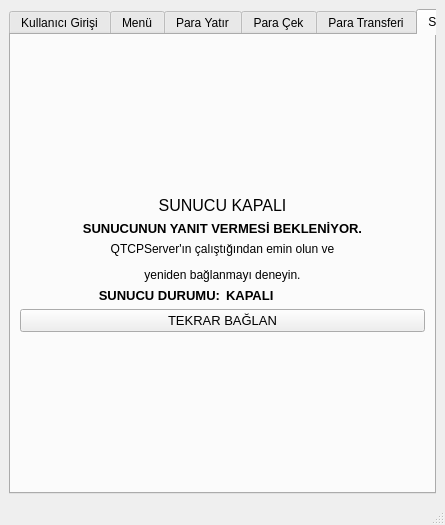
<?xml version="1.0" encoding="UTF-8"?>
<ui version="4.0">
 <class>MainWindow</class>
 <widget class="QMainWindow" name="MainWindow">
  <property name="geometry">
   <rect>
    <x>0</x>
    <y>0</y>
    <width>445</width>
    <height>525</height>
   </rect>
  </property>
  <property name="minimumSize">
   <size>
    <width>445</width>
    <height>0</height>
   </size>
  </property>
  <property name="windowTitle">
   <string>TCP Socket Program (Client)</string>
  </property>
  <property name="windowIcon">
   <iconset resource="icons.qrc">
    <normaloff>:/new/prefix1/customer.png</normaloff>:/new/prefix1/customer.png</iconset>
  </property>
  <widget class="QWidget" name="centralwidget">
   <layout class="QVBoxLayout" name="verticalLayout_7">
    <item>
     <widget class="QTabWidget" name="tabWidget">
      <property name="sizePolicy">
       <sizepolicy hsizetype="Ignored" vsizetype="Expanding">
        <horstretch>0</horstretch>
        <verstretch>0</verstretch>
       </sizepolicy>
      </property>
      <property name="minimumSize">
       <size>
        <width>370</width>
        <height>0</height>
       </size>
      </property>
      <property name="currentIndex">
       <number>5</number>
      </property>
      <property name="usesScrollButtons">
       <bool>false</bool>
      </property>
      <property name="tabBarAutoHide">
       <bool>true</bool>
      </property>
      <widget class="QWidget" name="Login">
       <attribute name="title">
        <string>Kullanıcı Girişi</string>
       </attribute>
       <layout class="QVBoxLayout" name="verticalLayout_2">
        <item>
         <spacer name="verticalSpacer_10">
          <property name="orientation">
           <enum>Qt::Vertical</enum>
          </property>
          <property name="sizeHint" stdset="0">
           <size>
            <width>20</width>
            <height>84</height>
           </size>
          </property>
         </spacer>
        </item>
        <item>
         <widget class="QLabel" name="label_loginInfo">
          <property name="font">
           <font>
            <pointsize>12</pointsize>
           </font>
          </property>
          <property name="text">
           <string/>
          </property>
          <property name="alignment">
           <set>Qt::AlignCenter</set>
          </property>
         </widget>
        </item>
        <item>
         <widget class="QLabel" name="label_loginInfo_spacer">
          <property name="font">
           <font>
            <pointsize>12</pointsize>
           </font>
          </property>
          <property name="text">
           <string/>
          </property>
          <property name="alignment">
           <set>Qt::AlignCenter</set>
          </property>
         </widget>
        </item>
        <item>
         <layout class="QHBoxLayout" name="horizontalLayout_4">
          <item>
           <spacer name="horizontalSpacer_22">
            <property name="orientation">
             <enum>Qt::Horizontal</enum>
            </property>
            <property name="sizeHint" stdset="0">
             <size>
              <width>34</width>
              <height>27</height>
             </size>
            </property>
           </spacer>
          </item>
          <item>
           <layout class="QVBoxLayout" name="verticalLayout">
            <item>
             <layout class="QHBoxLayout" name="horizontalLayout">
              <item>
               <widget class="QLabel" name="label_2">
                <property name="font">
                 <font>
                  <weight>75</weight>
                  <bold>true</bold>
                 </font>
                </property>
                <property name="layoutDirection">
                 <enum>Qt::LeftToRight</enum>
                </property>
                <property name="text">
                 <string>Kullanıcı Adı:</string>
                </property>
                <property name="alignment">
                 <set>Qt::AlignRight|Qt::AlignTrailing|Qt::AlignVCenter</set>
                </property>
               </widget>
              </item>
              <item>
               <widget class="QLineEdit" name="lineEdit_UserLogin_userName">
                <property name="minimumSize">
                 <size>
                  <width>150</width>
                  <height>25</height>
                 </size>
                </property>
                <property name="maximumSize">
                 <size>
                  <width>150</width>
                  <height>25</height>
                 </size>
                </property>
                <property name="clearButtonEnabled">
                 <bool>true</bool>
                </property>
               </widget>
              </item>
             </layout>
            </item>
            <item>
             <layout class="QHBoxLayout" name="horizontalLayout_2">
              <item>
               <widget class="QLabel" name="label">
                <property name="font">
                 <font>
                  <weight>75</weight>
                  <bold>true</bold>
                 </font>
                </property>
                <property name="layoutDirection">
                 <enum>Qt::LeftToRight</enum>
                </property>
                <property name="text">
                 <string>Şifre:</string>
                </property>
                <property name="alignment">
                 <set>Qt::AlignRight|Qt::AlignTrailing|Qt::AlignVCenter</set>
                </property>
               </widget>
              </item>
              <item>
               <widget class="QLineEdit" name="lineEdit_UserLogin_pass">
                <property name="sizePolicy">
                 <sizepolicy hsizetype="Fixed" vsizetype="Fixed">
                  <horstretch>0</horstretch>
                  <verstretch>0</verstretch>
                 </sizepolicy>
                </property>
                <property name="minimumSize">
                 <size>
                  <width>150</width>
                  <height>25</height>
                 </size>
                </property>
                <property name="maximumSize">
                 <size>
                  <width>150</width>
                  <height>25</height>
                 </size>
                </property>
                <property name="echoMode">
                 <enum>QLineEdit::Password</enum>
                </property>
                <property name="clearButtonEnabled">
                 <bool>false</bool>
                </property>
               </widget>
              </item>
             </layout>
            </item>
           </layout>
          </item>
          <item>
           <spacer name="horizontalSpacer_21">
            <property name="orientation">
             <enum>Qt::Horizontal</enum>
            </property>
            <property name="sizeHint" stdset="0">
             <size>
              <width>34</width>
              <height>27</height>
             </size>
            </property>
           </spacer>
          </item>
         </layout>
        </item>
        <item>
         <layout class="QHBoxLayout" name="horizontalLayout_5">
          <item>
           <spacer name="horizontalSpacer_5">
            <property name="orientation">
             <enum>Qt::Horizontal</enum>
            </property>
            <property name="sizeHint" stdset="0">
             <size>
              <width>37</width>
              <height>17</height>
             </size>
            </property>
           </spacer>
          </item>
          <item>
           <layout class="QHBoxLayout" name="horizontalLayout_3">
            <item>
             <widget class="QPushButton" name="pushButton_UserLogin_cancel">
              <property name="text">
               <string>İPTAL</string>
              </property>
             </widget>
            </item>
            <item>
             <widget class="QPushButton" name="pushButton_UserLogin_login">
              <property name="text">
               <string>GİRİŞ</string>
              </property>
             </widget>
            </item>
           </layout>
          </item>
          <item>
           <spacer name="horizontalSpacer_6">
            <property name="orientation">
             <enum>Qt::Horizontal</enum>
            </property>
            <property name="sizeHint" stdset="0">
             <size>
              <width>37</width>
              <height>17</height>
             </size>
            </property>
           </spacer>
          </item>
         </layout>
        </item>
        <item>
         <spacer name="verticalSpacer_3">
          <property name="orientation">
           <enum>Qt::Vertical</enum>
          </property>
          <property name="sizeHint" stdset="0">
           <size>
            <width>20</width>
            <height>84</height>
           </size>
          </property>
         </spacer>
        </item>
       </layout>
      </widget>
      <widget class="QWidget" name="menu">
       <attribute name="title">
        <string>Menü</string>
       </attribute>
       <layout class="QHBoxLayout" name="horizontalLayout_26">
        <item>
         <layout class="QVBoxLayout" name="verticalLayout_10">
          <item>
           <layout class="QVBoxLayout" name="verticalLayout_5">
            <item>
             <widget class="QLabel" name="label_12">
              <property name="font">
               <font>
                <pointsize>12</pointsize>
                <weight>75</weight>
                <bold>true</bold>
               </font>
              </property>
              <property name="text">
               <string>HOŞGELDİNİZ</string>
              </property>
              <property name="alignment">
               <set>Qt::AlignCenter</set>
              </property>
             </widget>
            </item>
            <item>
             <widget class="QLabel" name="label_CustomerData_name">
              <property name="font">
               <font>
                <pointsize>13</pointsize>
                <weight>75</weight>
                <bold>true</bold>
               </font>
              </property>
              <property name="frameShape">
               <enum>QFrame::NoFrame</enum>
              </property>
              <property name="text">
               <string/>
              </property>
              <property name="alignment">
               <set>Qt::AlignCenter</set>
              </property>
             </widget>
            </item>
           </layout>
          </item>
          <item>
           <layout class="QHBoxLayout" name="horizontalLayout_24">
            <item>
             <spacer name="horizontalSpacer_28">
              <property name="orientation">
               <enum>Qt::Horizontal</enum>
              </property>
              <property name="sizeHint" stdset="0">
               <size>
                <width>37</width>
                <height>129</height>
               </size>
              </property>
             </spacer>
            </item>
            <item>
             <layout class="QVBoxLayout" name="verticalLayout_9">
              <item>
               <layout class="QHBoxLayout" name="horizontalLayout_17">
                <item>
                 <widget class="QLabel" name="label_9">
                  <property name="font">
                   <font>
                    <pointsize>11</pointsize>
                    <weight>75</weight>
                    <bold>true</bold>
                   </font>
                  </property>
                  <property name="text">
                   <string>Müşteri No:</string>
                  </property>
                 </widget>
                </item>
                <item>
                 <widget class="QLabel" name="label_CustomerData_ID">
                  <property name="font">
                   <font>
                    <pointsize>12</pointsize>
                    <weight>75</weight>
                    <bold>true</bold>
                   </font>
                  </property>
                  <property name="frameShape">
                   <enum>QFrame::NoFrame</enum>
                  </property>
                  <property name="text">
                   <string/>
                  </property>
                 </widget>
                </item>
               </layout>
              </item>
              <item>
               <layout class="QHBoxLayout" name="horizontalLayout_19">
                <item>
                 <widget class="QLabel" name="label_11">
                  <property name="font">
                   <font>
                    <pointsize>11</pointsize>
                    <weight>75</weight>
                    <bold>true</bold>
                   </font>
                  </property>
                  <property name="text">
                   <string>Banka:</string>
                  </property>
                 </widget>
                </item>
                <item>
                 <widget class="QLabel" name="label_CustomerData_nameOfTheBank">
                  <property name="font">
                   <font>
                    <pointsize>12</pointsize>
                    <weight>75</weight>
                    <bold>true</bold>
                   </font>
                  </property>
                  <property name="frameShape">
                   <enum>QFrame::NoFrame</enum>
                  </property>
                  <property name="text">
                   <string/>
                  </property>
                 </widget>
                </item>
               </layout>
              </item>
              <item>
               <layout class="QHBoxLayout" name="horizontalLayout_18">
                <item>
                 <widget class="QLabel" name="label_10">
                  <property name="font">
                   <font>
                    <pointsize>11</pointsize>
                    <weight>75</weight>
                    <bold>true</bold>
                   </font>
                  </property>
                  <property name="text">
                   <string>Bakiye:</string>
                  </property>
                 </widget>
                </item>
                <item>
                 <widget class="QLabel" name="label_CustomerData_balance">
                  <property name="font">
                   <font>
                    <pointsize>12</pointsize>
                    <weight>75</weight>
                    <bold>true</bold>
                   </font>
                  </property>
                  <property name="frameShape">
                   <enum>QFrame::NoFrame</enum>
                  </property>
                  <property name="text">
                   <string/>
                  </property>
                 </widget>
                </item>
               </layout>
              </item>
             </layout>
            </item>
            <item>
             <spacer name="horizontalSpacer_27">
              <property name="orientation">
               <enum>Qt::Horizontal</enum>
              </property>
              <property name="sizeHint" stdset="0">
               <size>
                <width>37</width>
                <height>129</height>
               </size>
              </property>
             </spacer>
            </item>
           </layout>
          </item>
          <item>
           <layout class="QHBoxLayout" name="horizontalLayout_6">
            <item>
             <spacer name="horizontalSpacer_7">
              <property name="orientation">
               <enum>Qt::Horizontal</enum>
              </property>
              <property name="sizeHint" stdset="0">
               <size>
                <width>40</width>
                <height>20</height>
               </size>
              </property>
             </spacer>
            </item>
            <item>
             <layout class="QVBoxLayout" name="verticalLayout_4">
              <item>
               <widget class="QPushButton" name="pushButton_depositMoney">
                <property name="text">
                 <string>PARA YATIR</string>
                </property>
               </widget>
              </item>
              <item>
               <widget class="QPushButton" name="pushButton_withdrawMoney">
                <property name="text">
                 <string>PARA ÇEK</string>
                </property>
               </widget>
              </item>
              <item>
               <widget class="QPushButton" name="pushButton_transferMoney">
                <property name="text">
                 <string>PARA TRANSFERİ</string>
                </property>
               </widget>
              </item>
              <item>
               <widget class="QPushButton" name="pushButton_exit">
                <property name="text">
                 <string>ÇIKIŞ YAP</string>
                </property>
               </widget>
              </item>
             </layout>
            </item>
            <item>
             <spacer name="horizontalSpacer_8">
              <property name="orientation">
               <enum>Qt::Horizontal</enum>
              </property>
              <property name="sizeHint" stdset="0">
               <size>
                <width>40</width>
                <height>20</height>
               </size>
              </property>
             </spacer>
            </item>
           </layout>
          </item>
         </layout>
        </item>
       </layout>
      </widget>
      <widget class="QWidget" name="depositMoney">
       <attribute name="title">
        <string>Para Yatır</string>
       </attribute>
       <layout class="QVBoxLayout" name="verticalLayout_17">
        <item>
         <spacer name="verticalSpacer_4">
          <property name="orientation">
           <enum>Qt::Vertical</enum>
          </property>
          <property name="sizeHint" stdset="0">
           <size>
            <width>20</width>
            <height>105</height>
           </size>
          </property>
         </spacer>
        </item>
        <item>
         <layout class="QHBoxLayout" name="horizontalLayout_25">
          <item>
           <spacer name="horizontalSpacer_26">
            <property name="orientation">
             <enum>Qt::Horizontal</enum>
            </property>
            <property name="sizeHint" stdset="0">
             <size>
              <width>36</width>
              <height>25</height>
             </size>
            </property>
           </spacer>
          </item>
          <item>
           <layout class="QVBoxLayout" name="verticalLayout_6" stretch="1,0,0">
            <item>
             <widget class="QLabel" name="label_depositMoney_CustomerData">
              <property name="font">
               <font>
                <pointsize>11</pointsize>
                <weight>75</weight>
                <bold>true</bold>
               </font>
              </property>
              <property name="frameShape">
               <enum>QFrame::Box</enum>
              </property>
              <property name="text">
               <string/>
              </property>
              <property name="alignment">
               <set>Qt::AlignCenter</set>
              </property>
             </widget>
            </item>
            <item>
             <layout class="QHBoxLayout" name="horizontalLayout_8">
              <item>
               <widget class="QLabel" name="label_3">
                <property name="font">
                 <font>
                  <weight>75</weight>
                  <bold>true</bold>
                 </font>
                </property>
                <property name="text">
                 <string>Yatırılan Miktar:</string>
                </property>
               </widget>
              </item>
              <item>
               <widget class="QLineEdit" name="lineEdit_depositMoney_amount">
                <property name="minimumSize">
                 <size>
                  <width>150</width>
                  <height>25</height>
                 </size>
                </property>
                <property name="maximumSize">
                 <size>
                  <width>150</width>
                  <height>25</height>
                 </size>
                </property>
                <property name="clearButtonEnabled">
                 <bool>true</bool>
                </property>
               </widget>
              </item>
             </layout>
            </item>
            <item>
             <layout class="QHBoxLayout" name="horizontalLayout_7">
              <item>
               <spacer name="horizontalSpacer_13">
                <property name="orientation">
                 <enum>Qt::Horizontal</enum>
                </property>
                <property name="sizeHint" stdset="0">
                 <size>
                  <width>37</width>
                  <height>17</height>
                 </size>
                </property>
               </spacer>
              </item>
              <item>
               <widget class="QPushButton" name="pushButton_depositMoney_cancel">
                <property name="text">
                 <string>İPTAL</string>
                </property>
               </widget>
              </item>
              <item>
               <widget class="QPushButton" name="pushButton_depositMoney_okay">
                <property name="text">
                 <string>PARA YATIR</string>
                </property>
               </widget>
              </item>
              <item>
               <spacer name="horizontalSpacer_14">
                <property name="orientation">
                 <enum>Qt::Horizontal</enum>
                </property>
                <property name="sizeHint" stdset="0">
                 <size>
                  <width>37</width>
                  <height>17</height>
                 </size>
                </property>
               </spacer>
              </item>
             </layout>
            </item>
           </layout>
          </item>
          <item>
           <spacer name="horizontalSpacer_25">
            <property name="orientation">
             <enum>Qt::Horizontal</enum>
            </property>
            <property name="sizeHint" stdset="0">
             <size>
              <width>36</width>
              <height>25</height>
             </size>
            </property>
           </spacer>
          </item>
         </layout>
        </item>
        <item>
         <spacer name="verticalSpacer_5">
          <property name="orientation">
           <enum>Qt::Vertical</enum>
          </property>
          <property name="sizeHint" stdset="0">
           <size>
            <width>20</width>
            <height>105</height>
           </size>
          </property>
         </spacer>
        </item>
       </layout>
      </widget>
      <widget class="QWidget" name="withdrawMoney">
       <attribute name="title">
        <string>Para Çek</string>
       </attribute>
       <layout class="QVBoxLayout" name="verticalLayout_19">
        <item>
         <spacer name="verticalSpacer_7">
          <property name="orientation">
           <enum>Qt::Vertical</enum>
          </property>
          <property name="sizeHint" stdset="0">
           <size>
            <width>20</width>
            <height>105</height>
           </size>
          </property>
         </spacer>
        </item>
        <item>
         <layout class="QHBoxLayout" name="horizontalLayout_28">
          <item>
           <spacer name="horizontalSpacer_29">
            <property name="orientation">
             <enum>Qt::Horizontal</enum>
            </property>
            <property name="sizeHint" stdset="0">
             <size>
              <width>36</width>
              <height>25</height>
             </size>
            </property>
           </spacer>
          </item>
          <item>
           <layout class="QVBoxLayout" name="verticalLayout_11" stretch="1,0,0">
            <item>
             <widget class="QLabel" name="label_withdrawMoney_CustomerData">
              <property name="font">
               <font>
                <pointsize>11</pointsize>
                <weight>75</weight>
                <bold>true</bold>
               </font>
              </property>
              <property name="frameShape">
               <enum>QFrame::Box</enum>
              </property>
              <property name="text">
               <string/>
              </property>
              <property name="alignment">
               <set>Qt::AlignCenter</set>
              </property>
             </widget>
            </item>
            <item>
             <layout class="QHBoxLayout" name="horizontalLayout_15">
              <item>
               <widget class="QLabel" name="label_8">
                <property name="font">
                 <font>
                  <weight>75</weight>
                  <bold>true</bold>
                 </font>
                </property>
                <property name="text">
                 <string>&lt;html&gt;&lt;head/&gt;&lt;body&gt;&lt;p align=&quot;right&quot;&gt;Çekilen Miktar:&lt;/p&gt;&lt;/body&gt;&lt;/html&gt;</string>
                </property>
               </widget>
              </item>
              <item>
               <widget class="QLineEdit" name="lineEdit_withdrawMoney_amount">
                <property name="minimumSize">
                 <size>
                  <width>150</width>
                  <height>25</height>
                 </size>
                </property>
                <property name="maximumSize">
                 <size>
                  <width>150</width>
                  <height>25</height>
                 </size>
                </property>
                <property name="clearButtonEnabled">
                 <bool>true</bool>
                </property>
               </widget>
              </item>
             </layout>
            </item>
            <item>
             <layout class="QHBoxLayout" name="horizontalLayout_16">
              <item>
               <spacer name="horizontalSpacer_19">
                <property name="orientation">
                 <enum>Qt::Horizontal</enum>
                </property>
                <property name="sizeHint" stdset="0">
                 <size>
                  <width>37</width>
                  <height>17</height>
                 </size>
                </property>
               </spacer>
              </item>
              <item>
               <widget class="QPushButton" name="pushButton_withdrawMoney_cancel">
                <property name="text">
                 <string>İPTAL</string>
                </property>
               </widget>
              </item>
              <item>
               <widget class="QPushButton" name="pushButton_withdrawMoney_okay">
                <property name="text">
                 <string>PARA ÇEK</string>
                </property>
               </widget>
              </item>
              <item>
               <spacer name="horizontalSpacer_20">
                <property name="orientation">
                 <enum>Qt::Horizontal</enum>
                </property>
                <property name="sizeHint" stdset="0">
                 <size>
                  <width>37</width>
                  <height>17</height>
                 </size>
                </property>
               </spacer>
              </item>
             </layout>
            </item>
           </layout>
          </item>
          <item>
           <spacer name="horizontalSpacer_30">
            <property name="orientation">
             <enum>Qt::Horizontal</enum>
            </property>
            <property name="sizeHint" stdset="0">
             <size>
              <width>36</width>
              <height>25</height>
             </size>
            </property>
           </spacer>
          </item>
         </layout>
        </item>
        <item>
         <spacer name="verticalSpacer_6">
          <property name="orientation">
           <enum>Qt::Vertical</enum>
          </property>
          <property name="sizeHint" stdset="0">
           <size>
            <width>20</width>
            <height>105</height>
           </size>
          </property>
         </spacer>
        </item>
       </layout>
      </widget>
      <widget class="QWidget" name="transferMoney">
       <attribute name="title">
        <string>Para Transferi</string>
       </attribute>
       <layout class="QVBoxLayout" name="verticalLayout_3">
        <item>
         <spacer name="verticalSpacer_9">
          <property name="orientation">
           <enum>Qt::Vertical</enum>
          </property>
          <property name="sizeHint" stdset="0">
           <size>
            <width>20</width>
            <height>58</height>
           </size>
          </property>
         </spacer>
        </item>
        <item>
         <layout class="QHBoxLayout" name="horizontalLayout_23">
          <item>
           <spacer name="horizontalSpacer_23">
            <property name="orientation">
             <enum>Qt::Horizontal</enum>
            </property>
            <property name="sizeHint" stdset="0">
             <size>
              <width>41</width>
              <height>25</height>
             </size>
            </property>
           </spacer>
          </item>
          <item>
           <layout class="QVBoxLayout" name="verticalLayout_8" stretch="1,0,0,0,0,0">
            <item>
             <widget class="QLabel" name="label_transferMoney_CustomerData">
              <property name="minimumSize">
               <size>
                <width>323</width>
                <height>35</height>
               </size>
              </property>
              <property name="font">
               <font>
                <pointsize>11</pointsize>
                <weight>75</weight>
                <bold>true</bold>
               </font>
              </property>
              <property name="frameShape">
               <enum>QFrame::Box</enum>
              </property>
              <property name="text">
               <string/>
              </property>
              <property name="alignment">
               <set>Qt::AlignCenter</set>
              </property>
             </widget>
            </item>
            <item>
             <layout class="QHBoxLayout" name="horizontalLayout_13">
              <item>
               <widget class="QLabel" name="label_6">
                <property name="font">
                 <font>
                  <weight>75</weight>
                  <bold>true</bold>
                 </font>
                </property>
                <property name="text">
                 <string>Alıcı Müşteri No:</string>
                </property>
               </widget>
              </item>
              <item>
               <widget class="QLineEdit" name="lineEdit_transferMoney_customerID">
                <property name="minimumSize">
                 <size>
                  <width>150</width>
                  <height>25</height>
                 </size>
                </property>
                <property name="maximumSize">
                 <size>
                  <width>150</width>
                  <height>25</height>
                 </size>
                </property>
               </widget>
              </item>
             </layout>
            </item>
            <item>
             <layout class="QHBoxLayout" name="horizontalLayout_14">
              <item>
               <widget class="QLabel" name="label_7">
                <property name="font">
                 <font>
                  <weight>75</weight>
                  <bold>true</bold>
                 </font>
                </property>
                <property name="text">
                 <string>Alıcı Adı Soyadı:</string>
                </property>
               </widget>
              </item>
              <item>
               <widget class="QLineEdit" name="lineEdit_transferMoney_customerName">
                <property name="minimumSize">
                 <size>
                  <width>150</width>
                  <height>25</height>
                 </size>
                </property>
                <property name="maximumSize">
                 <size>
                  <width>150</width>
                  <height>25</height>
                 </size>
                </property>
                <property name="clearButtonEnabled">
                 <bool>true</bool>
                </property>
               </widget>
              </item>
             </layout>
            </item>
            <item>
             <widget class="QLabel" name="label_nameHint">
              <property name="text">
               <string/>
              </property>
              <property name="alignment">
               <set>Qt::AlignRight|Qt::AlignTrailing|Qt::AlignVCenter</set>
              </property>
             </widget>
            </item>
            <item>
             <layout class="QHBoxLayout" name="horizontalLayout_9">
              <item>
               <widget class="QLabel" name="label_4">
                <property name="font">
                 <font>
                  <weight>75</weight>
                  <bold>true</bold>
                 </font>
                </property>
                <property name="text">
                 <string>Gönderilecek Miktar</string>
                </property>
               </widget>
              </item>
              <item>
               <widget class="QLineEdit" name="lineEdit_transferMoney_amount">
                <property name="minimumSize">
                 <size>
                  <width>150</width>
                  <height>25</height>
                 </size>
                </property>
                <property name="maximumSize">
                 <size>
                  <width>150</width>
                  <height>25</height>
                 </size>
                </property>
                <property name="clearButtonEnabled">
                 <bool>true</bool>
                </property>
               </widget>
              </item>
             </layout>
            </item>
            <item>
             <layout class="QHBoxLayout" name="horizontalLayout_10">
              <item>
               <spacer name="horizontalSpacer_15">
                <property name="orientation">
                 <enum>Qt::Horizontal</enum>
                </property>
                <property name="sizeHint" stdset="0">
                 <size>
                  <width>37</width>
                  <height>17</height>
                 </size>
                </property>
               </spacer>
              </item>
              <item>
               <widget class="QPushButton" name="pushButton_transferMoney_cancel">
                <property name="text">
                 <string>İPTAL</string>
                </property>
               </widget>
              </item>
              <item>
               <widget class="QPushButton" name="pushButton_transferMoney_okay">
                <property name="text">
                 <string>TRANSFER YAP</string>
                </property>
               </widget>
              </item>
              <item>
               <spacer name="horizontalSpacer_16">
                <property name="orientation">
                 <enum>Qt::Horizontal</enum>
                </property>
                <property name="sizeHint" stdset="0">
                 <size>
                  <width>37</width>
                  <height>17</height>
                 </size>
                </property>
               </spacer>
              </item>
             </layout>
            </item>
           </layout>
          </item>
          <item>
           <spacer name="horizontalSpacer_24">
            <property name="orientation">
             <enum>Qt::Horizontal</enum>
            </property>
            <property name="sizeHint" stdset="0">
             <size>
              <width>41</width>
              <height>25</height>
             </size>
            </property>
           </spacer>
          </item>
         </layout>
        </item>
        <item>
         <spacer name="verticalSpacer_8">
          <property name="orientation">
           <enum>Qt::Vertical</enum>
          </property>
          <property name="sizeHint" stdset="0">
           <size>
            <width>20</width>
            <height>57</height>
           </size>
          </property>
         </spacer>
        </item>
       </layout>
      </widget>
      <widget class="QWidget" name="tab">
       <attribute name="title">
        <string>SUNUCU</string>
       </attribute>
       <layout class="QVBoxLayout" name="verticalLayout_14">
        <item>
         <spacer name="verticalSpacer">
          <property name="orientation">
           <enum>Qt::Vertical</enum>
          </property>
          <property name="sizeHint" stdset="0">
           <size>
            <width>20</width>
            <height>102</height>
           </size>
          </property>
         </spacer>
        </item>
        <item>
         <layout class="QVBoxLayout" name="verticalLayout_13">
          <item>
           <widget class="QLabel" name="label_ServerInfo">
            <property name="font">
             <font>
              <pointsize>12</pointsize>
             </font>
            </property>
            <property name="text">
             <string>SUNUCU KAPALI</string>
            </property>
            <property name="alignment">
             <set>Qt::AlignCenter</set>
            </property>
           </widget>
          </item>
          <item>
           <widget class="QLabel" name="label_ServerInfo2">
            <property name="minimumSize">
             <size>
              <width>390</width>
              <height>0</height>
             </size>
            </property>
            <property name="font">
             <font>
              <pointsize>10</pointsize>
              <weight>75</weight>
              <bold>true</bold>
             </font>
            </property>
            <property name="text">
             <string>SUNUCUNUN YANIT VERMESİ BEKLENİYOR.</string>
            </property>
            <property name="alignment">
             <set>Qt::AlignCenter</set>
            </property>
           </widget>
          </item>
          <item>
           <widget class="QLabel" name="label_ServerInfo2_2">
            <property name="font">
             <font>
              <pointsize>9</pointsize>
             </font>
            </property>
            <property name="text">
             <string>&lt;html&gt;&lt;head/&gt;&lt;body&gt;&lt;p align=&quot;center&quot;&gt;QTCPServer'ın çalıştığından emin olun ve&lt;/p&gt;&lt;p align=&quot;center&quot;&gt;yeniden bağlanmayı deneyin.&lt;/p&gt;&lt;/body&gt;&lt;/html&gt;</string>
            </property>
            <property name="alignment">
             <set>Qt::AlignCenter</set>
            </property>
           </widget>
          </item>
          <item>
           <layout class="QVBoxLayout" name="verticalLayout_12">
            <item>
             <layout class="QHBoxLayout" name="horizontalLayout_11">
              <item>
               <widget class="QLabel" name="label_5">
                <property name="font">
                 <font>
                  <pointsize>10</pointsize>
                  <weight>75</weight>
                  <bold>true</bold>
                 </font>
                </property>
                <property name="layoutDirection">
                 <enum>Qt::LeftToRight</enum>
                </property>
                <property name="text">
                 <string>SUNUCU DURUMU:</string>
                </property>
                <property name="alignment">
                 <set>Qt::AlignRight|Qt::AlignTrailing|Qt::AlignVCenter</set>
                </property>
               </widget>
              </item>
              <item>
               <widget class="QLabel" name="label_13">
                <property name="font">
                 <font>
                  <pointsize>10</pointsize>
                  <weight>75</weight>
                  <bold>true</bold>
                 </font>
                </property>
                <property name="layoutDirection">
                 <enum>Qt::LeftToRight</enum>
                </property>
                <property name="text">
                 <string>KAPALI</string>
                </property>
                <property name="alignment">
                 <set>Qt::AlignLeading|Qt::AlignLeft|Qt::AlignVCenter</set>
                </property>
               </widget>
              </item>
             </layout>
            </item>
            <item>
             <widget class="QPushButton" name="pushButton_reconnect">
              <property name="font">
               <font>
                <pointsize>10</pointsize>
               </font>
              </property>
              <property name="text">
               <string>TEKRAR BAĞLAN</string>
              </property>
             </widget>
            </item>
           </layout>
          </item>
         </layout>
        </item>
        <item>
         <spacer name="verticalSpacer_2">
          <property name="orientation">
           <enum>Qt::Vertical</enum>
          </property>
          <property name="sizeHint" stdset="0">
           <size>
            <width>20</width>
            <height>101</height>
           </size>
          </property>
         </spacer>
        </item>
       </layout>
      </widget>
     </widget>
    </item>
   </layout>
  </widget>
  <widget class="QMenuBar" name="menubar">
   <property name="geometry">
    <rect>
     <x>0</x>
     <y>0</y>
     <width>445</width>
     <height>26</height>
    </rect>
   </property>
  </widget>
  <widget class="QStatusBar" name="statusBar"/>
 </widget>
 <resources>
  <include location="icons.qrc"/>
 </resources>
 <connections/>
</ui>
